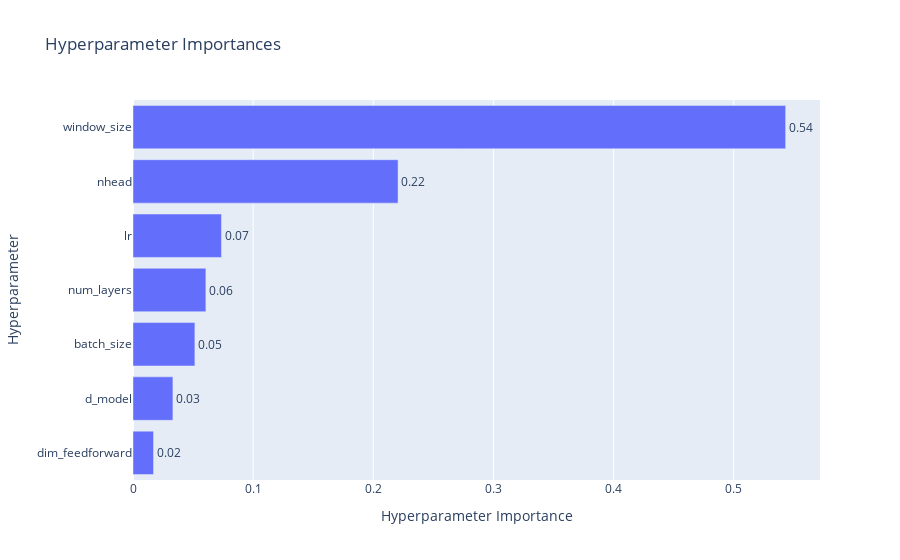

Write notebook code for a chart like this one.
### Markdown cell above
##### **Importancia de cada Hiperparámetro.**

### Code cell
# Visualizar la importancia de cada hiperparámetro
optuna.visualization.plot_param_importances(study).show()

### Figure 1 — Plotly figure (JSON) as saved in the notebook; plotly's stock layout.template omitted (floating-point values rounded to 4 significant figures)
{"data": [{"cliponaxis": false, "hovertemplate": ["dim_feedforward (CategoricalDistribution): 0.01709474012933484<extra></extra>", "d_model (CategoricalDistribution): 0.03322482116830868<extra></extra>", "batch_size (CategoricalDistribution): 0.051510598077207044<extra></extra>", "num_layers (CategoricalDistribution): 0.060658307637512385<extra></extra>", "lr (CategoricalDistribution): 0.07365926265907864<extra></extra>", "nhead (CategoricalDistribution): 0.22063471339435736<extra></extra>", "window_size (CategoricalDistribution): 0.5432175569342012<extra></extra>"], "name": "Objective Value", "orientation": "h", "text": ["0.02", "0.03", "0.05", "0.06", "0.07", "0.22", "0.54"], "textposition": "outside", "type": "bar", "x": [0.01709, 0.03322, 0.05151, 0.06066, 0.07366, 0.2206, 0.5432], "y": ["dim_feedforward", "d_model", "batch_size", "num_layers", "lr", "nhead", "window_size"]}], "layout": {"title": {"text": "Hyperparameter Importances"}, "xaxis": {"title": {"text": "Hyperparameter Importance"}}, "yaxis": {"title": {"text": "Hyperparameter"}}}}
